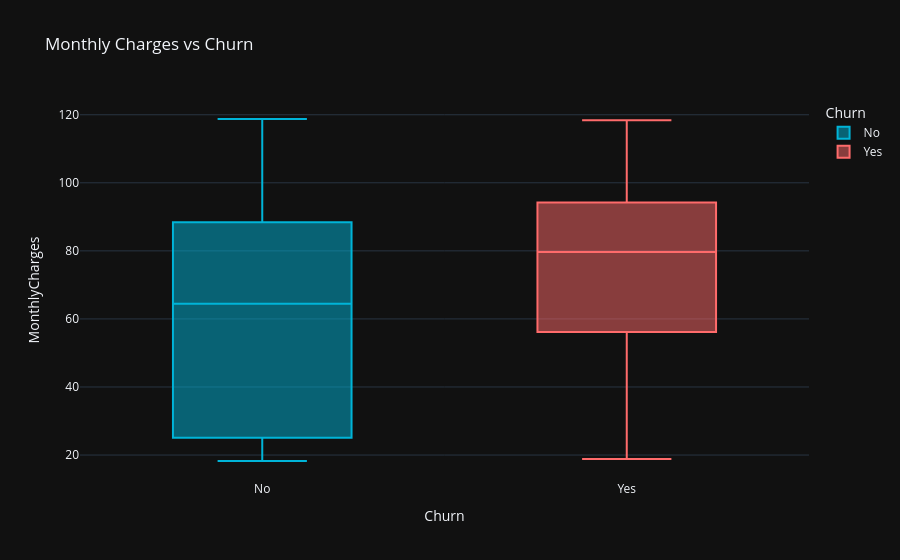

The cell this chart's notebook holds for it:
### Markdown cell above
# Monthly charges vs Churn

### Code cell
fig=px.box(df,
                x='Churn',
                y='MonthlyCharges',
                color='Churn',
                title='Monthly Charges vs Churn',
                color_discrete_sequence = ["#00B4D8", "#FF6B6B"]

                )
fig.show()

### Figure 1 — Plotly figure (JSON) as saved in the notebook; plotly's stock layout.template omitted (floating-point values rounded to 4 significant figures; data arrays with more than 128 entries replaced by an {"elided": "..."} marker saying what was removed)
{"data": [{"alignmentgroup": "True", "hovertemplate": "Churn=%{x}<br>MonthlyCharges=%{y}<extra></extra>", "legendgroup": "No", "marker": {"color": "#00B4D8"}, "name": "No", "notched": false, "offsetgroup": "No", "orientation": "v", "showlegend": true, "type": "box", "x": {"elided": "5174 str values"}, "x0": " ", "xaxis": "x", "y": {"elided": "5174 float values"}, "y0": " ", "yaxis": "y"}, {"alignmentgroup": "True", "hovertemplate": "Churn=%{x}<br>MonthlyCharges=%{y}<extra></extra>", "legendgroup": "Yes", "marker": {"color": "#FF6B6B"}, "name": "Yes", "notched": false, "offsetgroup": "Yes", "orientation": "v", "showlegend": true, "type": "box", "x": {"elided": "1869 str values"}, "x0": " ", "xaxis": "x", "y": {"elided": "1869 float values"}, "y0": " ", "yaxis": "y"}], "layout": {"boxmode": "overlay", "legend": {"title": {"text": "Churn"}, "tracegroupgap": 0}, "title": {"text": "Monthly Charges vs Churn"}, "xaxis": {"anchor": "y", "categoryarray": ["No", "Yes"], "categoryorder": "array", "domain": [0, 1], "title": {"text": "Churn"}}, "yaxis": {"anchor": "x", "domain": [0, 1], "title": {"text": "MonthlyCharges"}}}}
